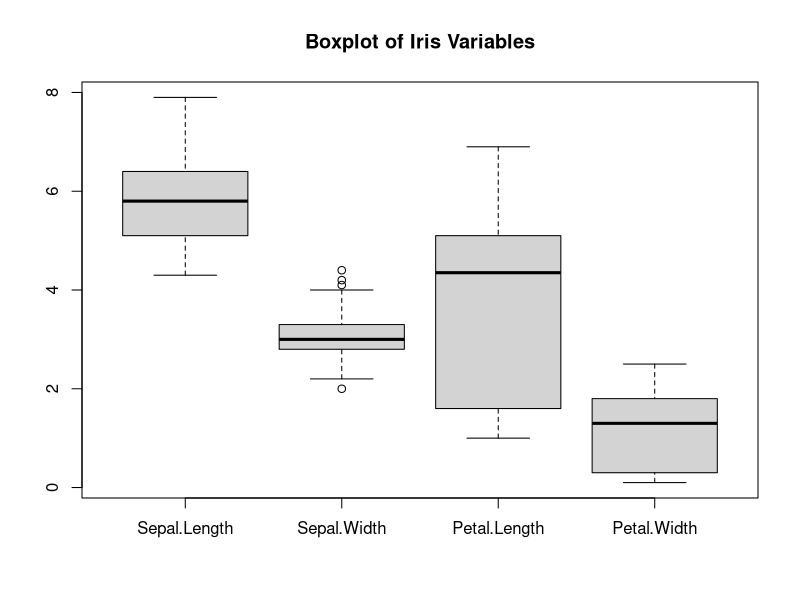

Write the R code that produced this figure.
## ---- chunk 1
data(iris)
## ---- chunk 2
iris
## ---- chunk 3
help(iris)
## ---- chunk 4
colnames(iris)
rownames(iris)
## ---- chunk 5
iris[10, ]
## ---- chunk 6
iris[, 3]
## ---- chunk 7
iris$Petal.Length
## ---- chunk 8
subset.data <- iris[10:20, 1:2]
## ---- chunk 9
Species.names <- iris$Species
## ---- chunk 10
help(iris)
## ---- chunk 11
iris[10,]
## ---- chunk 12
help(iris)
## ---- chunk 13
rownames(iris)
## ---- chunk 14
iris[,5]
## ---- chunk 15
print(Species.names)
## ---- chunk 16
five.num.summary <- summary(iris)
print(summary(iris))
## ---- chunk 17
st.devs.cols <- apply(iris[,1:4], 2, sd)
print(st.devs.cols)
## ---- chunk 18
st.devs.rows <- apply(iris[, 1:4], 1, sd)
print(st.devs.rows)
boxplot(iris[, 1:4], main = "Boxplot of Iris Variables")
## ---- chunk 19
five.num.summary <- summary(iris)
print(summary(iris))
## ---- chunk 20
five.num.summary <- summary(iris)
print(summary(iris))
## ---- chunk 21
st.devs.cols <- apply(iris[,1:4], 2, sd)
print(st.devs.cols)
## ---- chunk 22
summary(subset.data)
apply(subset.data,2, sd)
